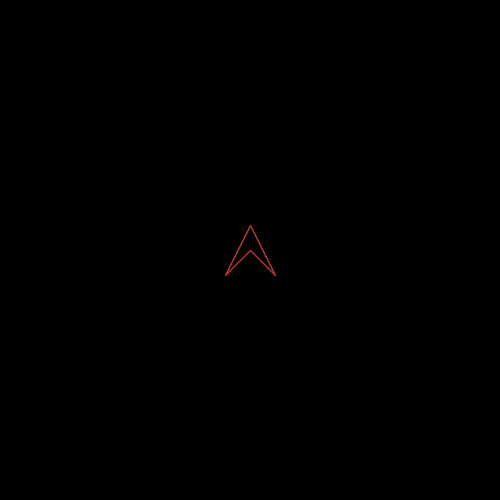
Frame 1 (no input)
Frame 60 (the mouse pressed at the canvas centre just before this capture): identical to frame 1, image omitted
Frame 120 (the mouse held since frame 60 and released just before this capture): identical to frame 1, image omitted

The Processing sketch that drew this single still picture (run headless with seeded random() and noise(); from frame 60 on, the mouse is pressed at the canvas centre):

// Processing sketch: lab_10
// ── lab_10.pde
void setup()
{
  size(500, 500);
  ship = new Ship();
  ship1 = new AIShip();
}

// The class name always starts with uppercase!!
Ship ship; // ship is called an INSTANCE of the Ship class
AIShip ship1; // ship is called an INSTANCE of the Ship class

ArrayList<Bullet> bullets = new ArrayList<Bullet>();

boolean[] keys = new boolean[512];

void keyPressed()
{
  keys[keyCode] = true;
}

void keyReleased()
{
  keys[keyCode] = false;
}

void draw()
{
  background(0);
  
  ship.update();
  ship.render();
  
  ship1.update();
  ship1.render();
  
  for(Bullet b: bullets)
  {
    b.update();
    b.render();
  }
  
}

// ── a.pde
class GameObject
{
  PVector pos;
  PVector forward;
  float theta = 0.0f;
  float w;
  float halfW;
  float speed = 5.0f;
 
  GameObject()
  {
    // Constructor chaining
    this(width * 0.5f, height  * 0.5f, 50);     
  }
  
  GameObject(float x, float y, float w)
  {
    pos = new PVector(x, y);
    forward = new PVector(0, -1);
    this.w = w; // Disambiguate w by using this
    this.halfW = w * 0.5f;
    this.theta = 0.0f;
  }  
}

// ── b.pde
class Ship extends GameObject
{
  // Fields!
  
  // Constructor!!
  // HAS NO RETURN TYPE
  // Name is always the same as the class
  Ship()
  {
    // Constructor chaining. Call a constructor in the super class
    super(width * 0.5f, height  * 0.5f, 50);     
    println("In Ship DEfault Constructor");
    
  }
  
  void update()
  {
    forward.x = sin(theta);
    forward.y = - cos(theta);
    forward.mult(speed);
    
    if (keys['W'])
    {
      pos.add(forward);
    }      
    if (keys['A'])
    {
      theta -= 0.1f;
    }
    if (keys['D'])
    {
      theta += 0.1f;
    }      
    if (keys['X'])
    {
      // Create a new bullet instance and add it to the arraylist of bullets
      Bullet bullet = new Bullet();
      bullet.pos.x = pos.x;
      bullet.pos.y = pos.y;
      bullet.theta = theta;
      bullets.add(bullet);
    }
    
    if (pos.y - halfW < 0)
      {
       theta += 0.5f;
      }
      if (pos.x + halfW > width)
      {
        theta += 0.5f;
      }
      if (pos.y + halfW > height)
      {
        theta += 0.5f;
      }
      if (pos.x < halfW)
      {
        theta += 0.5f;
      }
      
  }
  
  void render()
  {
    pushMatrix(); // reset the translation and rotation
    translate(pos.x, pos.y);
    rotate(theta); // We want rotate to happen first, so you make the call AFTER translate    
    stroke(0, 255, 255);
    line(- halfW, halfW, 0, - halfW);
    line(0, - halfW, halfW, halfW);
    line(halfW, halfW, 0, 0);
    line(- halfW, halfW, 0, 0);
    popMatrix();
  }   
}

// ── c.pde
class AIShip extends Ship
{ 
  // Constructor!!
  // HAS NO RETURN TYPE
  // Name is always the same as the class
  // If you don't explicitly call the super class constructor, the default one will get called
  AIShip()
  {
    println("In AI DEfault Constructor");
    // Constructor chaining
    //super(width * 0.5f, height  * 0.5f, 50);     
  }
  
  
  // This OVERRIDES the update method from the superclass
  void update()
  {
      forward.x = sin(theta);
      forward.y = - cos(theta);
      
      // Move in the direction we are rotated
      forward.mult(speed);
      
      
      
       if (keys['I'])
    {
      pos.add(forward);
    }      
    if (keys['J'])
    {
      theta -= 0.1f;
    }
    if (keys['L'])
    {
      theta += 0.1f;
    }      
    
    if (keys['M'])
    {
      // Create a new bullet instance and add it to the arraylist of bullets
      Bullet bullet = new Bullet();
      bullet.pos.x = pos.x;
      bullet.pos.y = pos.y;
      bullet.theta = theta;
      bullets.add(bullet);
    }
    
    if (pos.y - halfW < 0)
      {
        theta += 0.5f;
      }
      if (pos.x + halfW > width)
      {
        theta += 0.5f;
      }
      if (pos.y + halfW > height)
      {
        theta += 0.5f;
      }
      if (pos.x < halfW)
      {
        theta += 0.5f;
      }
      
  }
  
  void render()
  {
    pushMatrix(); // reset the translation and rotation
    translate(pos.x, pos.y);
    rotate(theta); // We want rotate to happen first, so you make the call AFTER translate    
    stroke(255, 0, 0);
    line(- halfW, halfW, 0, - halfW);
    line(0, - halfW, halfW, halfW);
    line(halfW, halfW, 0, 0);
    line(- halfW, halfW, 0, 0);
    popMatrix();
  }   

}

// ── d.pde
class Bullet extends GameObject
{
  
  
  void render()
  {
    // Just draw a small vertical line
    
      stroke(100, 250, 30);
      pushMatrix();
      translate(pos.x, pos.y);
      rotate(theta);
      line(0, -5, 0, 5);
      popMatrix();  
    
  }
  
  void update()
  {
    forward.x = sin(theta);
    forward.y = - cos(theta);
      
    forward.mult(speed);
    pos.add(forward);
  }
}
